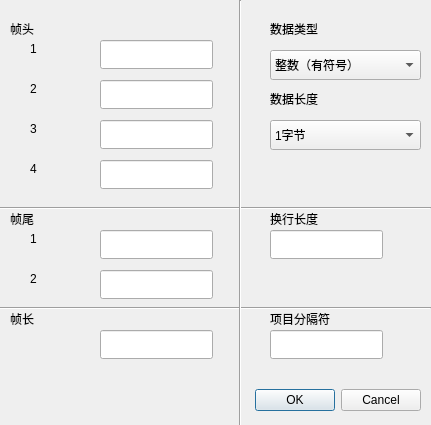
<?xml version="1.0" encoding="UTF-8"?>
<ui version="4.0">
 <class>FrameDialog</class>
 <widget class="QDialog" name="FrameDialog">
  <property name="geometry">
   <rect>
    <x>0</x>
    <y>0</y>
    <width>431</width>
    <height>425</height>
   </rect>
  </property>
  <property name="windowTitle">
   <string>帧格式</string>
  </property>
  <widget class="QDialogButtonBox" name="buttonBox">
   <property name="geometry">
    <rect>
     <x>250</x>
     <y>380</y>
     <width>171</width>
     <height>41</height>
    </rect>
   </property>
   <property name="orientation">
    <enum>Qt::Horizontal</enum>
   </property>
   <property name="standardButtons">
    <set>QDialogButtonBox::Cancel|QDialogButtonBox::Ok</set>
   </property>
  </widget>
  <widget class="QLabel" name="label">
   <property name="geometry">
    <rect>
     <x>10</x>
     <y>20</y>
     <width>54</width>
     <height>17</height>
    </rect>
   </property>
   <property name="text">
    <string>帧头</string>
   </property>
  </widget>
  <widget class="QLabel" name="label_2">
   <property name="geometry">
    <rect>
     <x>10</x>
     <y>210</y>
     <width>54</width>
     <height>17</height>
    </rect>
   </property>
   <property name="text">
    <string>帧尾</string>
   </property>
  </widget>
  <widget class="QLabel" name="label_3">
   <property name="geometry">
    <rect>
     <x>10</x>
     <y>310</y>
     <width>54</width>
     <height>17</height>
    </rect>
   </property>
   <property name="text">
    <string>帧长</string>
   </property>
  </widget>
  <widget class="QLineEdit" name="fh1">
   <property name="geometry">
    <rect>
     <x>100</x>
     <y>40</y>
     <width>113</width>
     <height>29</height>
    </rect>
   </property>
  </widget>
  <widget class="QLineEdit" name="fh2">
   <property name="geometry">
    <rect>
     <x>100</x>
     <y>80</y>
     <width>113</width>
     <height>29</height>
    </rect>
   </property>
  </widget>
  <widget class="QLineEdit" name="fh3">
   <property name="geometry">
    <rect>
     <x>100</x>
     <y>120</y>
     <width>113</width>
     <height>29</height>
    </rect>
   </property>
  </widget>
  <widget class="QLineEdit" name="fh4">
   <property name="geometry">
    <rect>
     <x>100</x>
     <y>160</y>
     <width>113</width>
     <height>29</height>
    </rect>
   </property>
  </widget>
  <widget class="QLineEdit" name="ft1">
   <property name="geometry">
    <rect>
     <x>100</x>
     <y>230</y>
     <width>113</width>
     <height>29</height>
    </rect>
   </property>
  </widget>
  <widget class="QLineEdit" name="ft2">
   <property name="geometry">
    <rect>
     <x>100</x>
     <y>270</y>
     <width>113</width>
     <height>29</height>
    </rect>
   </property>
  </widget>
  <widget class="QLineEdit" name="fl">
   <property name="geometry">
    <rect>
     <x>100</x>
     <y>330</y>
     <width>113</width>
     <height>29</height>
    </rect>
   </property>
  </widget>
  <widget class="Line" name="line">
   <property name="geometry">
    <rect>
     <x>0</x>
     <y>200</y>
     <width>431</width>
     <height>16</height>
    </rect>
   </property>
   <property name="orientation">
    <enum>Qt::Horizontal</enum>
   </property>
  </widget>
  <widget class="Line" name="line_2">
   <property name="geometry">
    <rect>
     <x>0</x>
     <y>300</y>
     <width>431</width>
     <height>16</height>
    </rect>
   </property>
   <property name="orientation">
    <enum>Qt::Horizontal</enum>
   </property>
  </widget>
  <widget class="QLabel" name="label_4">
   <property name="geometry">
    <rect>
     <x>30</x>
     <y>40</y>
     <width>54</width>
     <height>17</height>
    </rect>
   </property>
   <property name="text">
    <string>1</string>
   </property>
  </widget>
  <widget class="QLabel" name="label_5">
   <property name="geometry">
    <rect>
     <x>30</x>
     <y>80</y>
     <width>54</width>
     <height>17</height>
    </rect>
   </property>
   <property name="text">
    <string>2</string>
   </property>
  </widget>
  <widget class="QLabel" name="label_6">
   <property name="geometry">
    <rect>
     <x>30</x>
     <y>120</y>
     <width>54</width>
     <height>17</height>
    </rect>
   </property>
   <property name="text">
    <string>3</string>
   </property>
  </widget>
  <widget class="QLabel" name="label_7">
   <property name="geometry">
    <rect>
     <x>30</x>
     <y>160</y>
     <width>54</width>
     <height>17</height>
    </rect>
   </property>
   <property name="text">
    <string>4</string>
   </property>
  </widget>
  <widget class="QLabel" name="label_8">
   <property name="geometry">
    <rect>
     <x>30</x>
     <y>230</y>
     <width>54</width>
     <height>17</height>
    </rect>
   </property>
   <property name="text">
    <string>1</string>
   </property>
  </widget>
  <widget class="QLabel" name="label_9">
   <property name="geometry">
    <rect>
     <x>30</x>
     <y>270</y>
     <width>54</width>
     <height>17</height>
    </rect>
   </property>
   <property name="text">
    <string>2</string>
   </property>
  </widget>
  <widget class="QLabel" name="label_10">
   <property name="geometry">
    <rect>
     <x>270</x>
     <y>20</y>
     <width>54</width>
     <height>17</height>
    </rect>
   </property>
   <property name="text">
    <string>数据类型</string>
   </property>
  </widget>
  <widget class="QComboBox" name="dt">
   <property name="geometry">
    <rect>
     <x>270</x>
     <y>50</y>
     <width>151</width>
     <height>30</height>
    </rect>
   </property>
   <item>
    <property name="text">
     <string>整数（有符号）</string>
    </property>
   </item>
   <item>
    <property name="text">
     <string>整数（无符号）</string>
    </property>
   </item>
   <item>
    <property name="text">
     <string>浮点数</string>
    </property>
   </item>
   <item>
    <property name="text">
     <string>字符</string>
    </property>
   </item>
   <item>
    <property name="text">
     <string>定点数</string>
    </property>
   </item>
   <item>
    <property name="text">
     <string>原始数据</string>
    </property>
   </item>
  </widget>
  <widget class="QLabel" name="label_11">
   <property name="geometry">
    <rect>
     <x>270</x>
     <y>90</y>
     <width>54</width>
     <height>17</height>
    </rect>
   </property>
   <property name="text">
    <string>数据长度</string>
   </property>
  </widget>
  <widget class="QComboBox" name="dl">
   <property name="geometry">
    <rect>
     <x>270</x>
     <y>120</y>
     <width>151</width>
     <height>30</height>
    </rect>
   </property>
   <item>
    <property name="text">
     <string>1字节</string>
    </property>
   </item>
   <item>
    <property name="text">
     <string>2字节</string>
    </property>
   </item>
   <item>
    <property name="text">
     <string>3字节</string>
    </property>
   </item>
   <item>
    <property name="text">
     <string>4字节</string>
    </property>
   </item>
  </widget>
  <widget class="QLabel" name="label_12">
   <property name="geometry">
    <rect>
     <x>270</x>
     <y>210</y>
     <width>54</width>
     <height>17</height>
    </rect>
   </property>
   <property name="text">
    <string>换行长度</string>
   </property>
  </widget>
  <widget class="QLineEdit" name="ll">
   <property name="geometry">
    <rect>
     <x>270</x>
     <y>230</y>
     <width>113</width>
     <height>29</height>
    </rect>
   </property>
  </widget>
  <widget class="QLabel" name="label_13">
   <property name="geometry">
    <rect>
     <x>270</x>
     <y>310</y>
     <width>71</width>
     <height>17</height>
    </rect>
   </property>
   <property name="text">
    <string>项目分隔符</string>
   </property>
  </widget>
  <widget class="QLineEdit" name="sp">
   <property name="geometry">
    <rect>
     <x>270</x>
     <y>330</y>
     <width>113</width>
     <height>29</height>
    </rect>
   </property>
  </widget>
  <widget class="Line" name="line_3">
   <property name="geometry">
    <rect>
     <x>230</x>
     <y>0</y>
     <width>20</width>
     <height>431</height>
    </rect>
   </property>
   <property name="orientation">
    <enum>Qt::Vertical</enum>
   </property>
  </widget>
 </widget>
 <resources/>
 <connections>
  <connection>
   <sender>buttonBox</sender>
   <signal>accepted()</signal>
   <receiver>FrameDialog</receiver>
   <slot>accept()</slot>
   <hints>
    <hint type="sourcelabel">
     <x>248</x>
     <y>254</y>
    </hint>
    <hint type="destinationlabel">
     <x>157</x>
     <y>274</y>
    </hint>
   </hints>
  </connection>
  <connection>
   <sender>buttonBox</sender>
   <signal>rejected()</signal>
   <receiver>FrameDialog</receiver>
   <slot>reject()</slot>
   <hints>
    <hint type="sourcelabel">
     <x>316</x>
     <y>260</y>
    </hint>
    <hint type="destinationlabel">
     <x>286</x>
     <y>274</y>
    </hint>
   </hints>
  </connection>
 </connections>
</ui>
